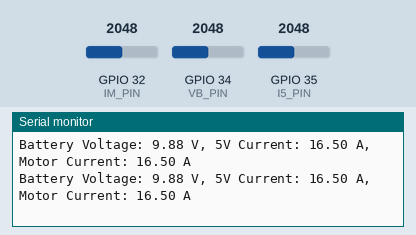
A program run on a simulated ESP32. On the bench: the last lines printed to the serial monitor. The test bench sets the inputs (shaded band); at power-on: GPIO 32 (IM_PIN) = 2048, GPIO 34 (VB_PIN) = 2048, GPIO 35 (I5_PIN) = 2048 (analog values on the 0–4095 scale).

Above: at 1.8 s.
1.9 s: GPIO 32 (IM_PIN) set to 2866
At 2.8 s:
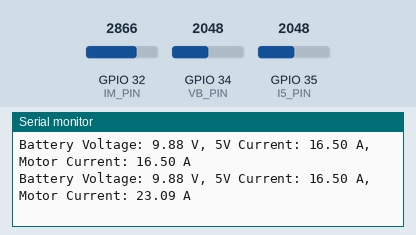
3.4 s: GPIO 34 (VB_PIN) set to 2866
At 4.7 s:
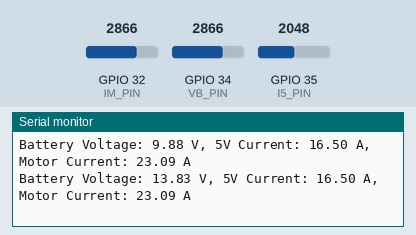
4.9 s: GPIO 35 (I5_PIN) set to 2866
At 5.6 s:
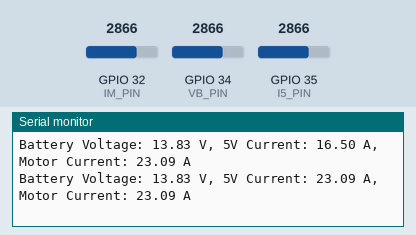
6.4 s: GPIO 32 (IM_PIN) set to 3603
At 7.7 s:
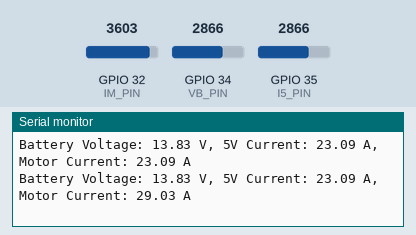
7.9 s: GPIO 34 (VB_PIN) set to 3603
At 8.8 s:
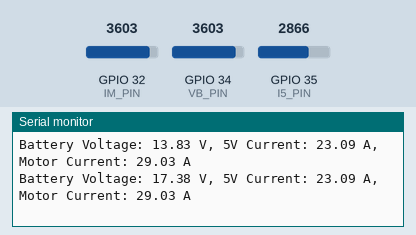
9.4 s: GPIO 35 (I5_PIN) set to 3603
At 10.8 s:
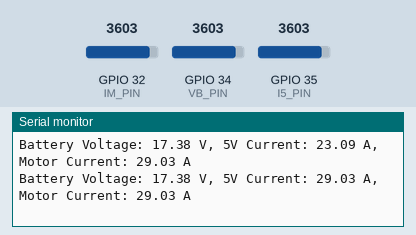
Timing chart, 0 to 11.9 s (numbered marks = the images above; inputs shaded):
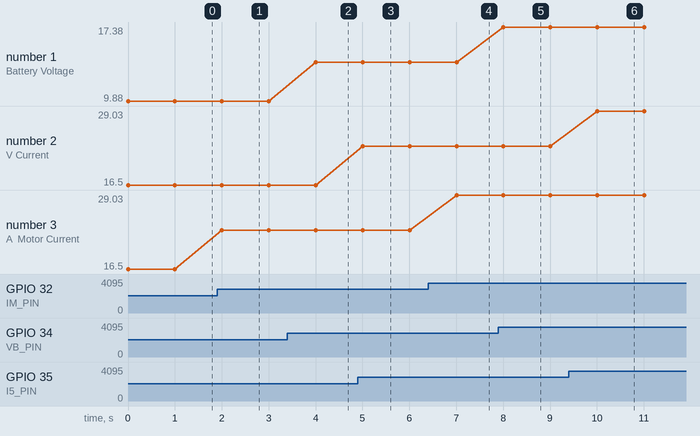

The program:

main.cpp
```cpp
#include <Arduino.h>

// Define the pins connected to the PCB
#define VB_PIN 34 // Analog pin for battery voltage
#define I5_PIN 35 // Analog pin for 5V current sense
#define IM_PIN 32 // Analog pin for motor current sense

// Constants for voltage dividers and calibration
const float VOLTAGE_DIVIDER_RATIO =
    0.167;                                // Example ratio based on 100k and 20k resistors
const float CURRENT_SENSE_RESISTOR = 0.1; // Example value in ohms
const float ADC_MAX_VOLTAGE = 3.3;        // Maximum voltage for the ADC (ESP32)
const int ADC_RESOLUTION = 4096;          // 12-bit ADC resolution

void setup()
{
    Serial.begin(115200);
    analogReadResolution(12); // Set ADC resolution to 12-bit
}

void loop()
{
    // Read raw ADC values
    int vb_raw = analogRead(VB_PIN);
    int i5_raw = analogRead(I5_PIN);
    int im_raw = analogRead(IM_PIN);

    // Convert raw ADC values to voltages
    float vb_voltage = (vb_raw / (float)ADC_RESOLUTION) * ADC_MAX_VOLTAGE;
    float i5_voltage = (i5_raw / (float)ADC_RESOLUTION) * ADC_MAX_VOLTAGE;
    float im_voltage = (im_raw / (float)ADC_RESOLUTION) * ADC_MAX_VOLTAGE;

    // Calculate actual battery voltage and currents
    float battery_voltage = vb_voltage / VOLTAGE_DIVIDER_RATIO;
    float current_5v = i5_voltage / CURRENT_SENSE_RESISTOR;
    float current_motor = im_voltage / CURRENT_SENSE_RESISTOR;

    // Send the measurements to the Raspberry Pi
    Serial.print("Battery Voltage: ");
    Serial.print(battery_voltage);
    Serial.print(" V, 5V Current: ");
    Serial.print(current_5v);
    Serial.print(" A, Motor Current: ");
    Serial.print(current_motor);
    Serial.println(" A");

    // Delay before next reading
    delay(1000);
}
```

Measured:
- after the input at 1.9 s, the serial monitor: prints a new line after 0.10 s (image 1)
- after the input at 3.4 s, the serial monitor: prints a new line after 0.60 s (image 2)
- after the input at 4.9 s, the serial monitor: prints a new line after 0.10 s (image 3)
- after the input at 6.4 s, the serial monitor: prints a new line after 0.61 s (image 4)
- after the input at 7.9 s, the serial monitor: prints a new line after 0.11 s (image 5)
- after the input at 9.4 s, the serial monitor: prints a new line after 0.61 s (image 6)
- plotted number 1: 9.88 → 13.83 after the input at 3.4 s, 13.83 → 17.38 after the input at 7.9 s
- plotted number 3: 16.5 → 23.09 after the input at 1.9 s, 23.09 → 29.03 after the input at 6.4 s
